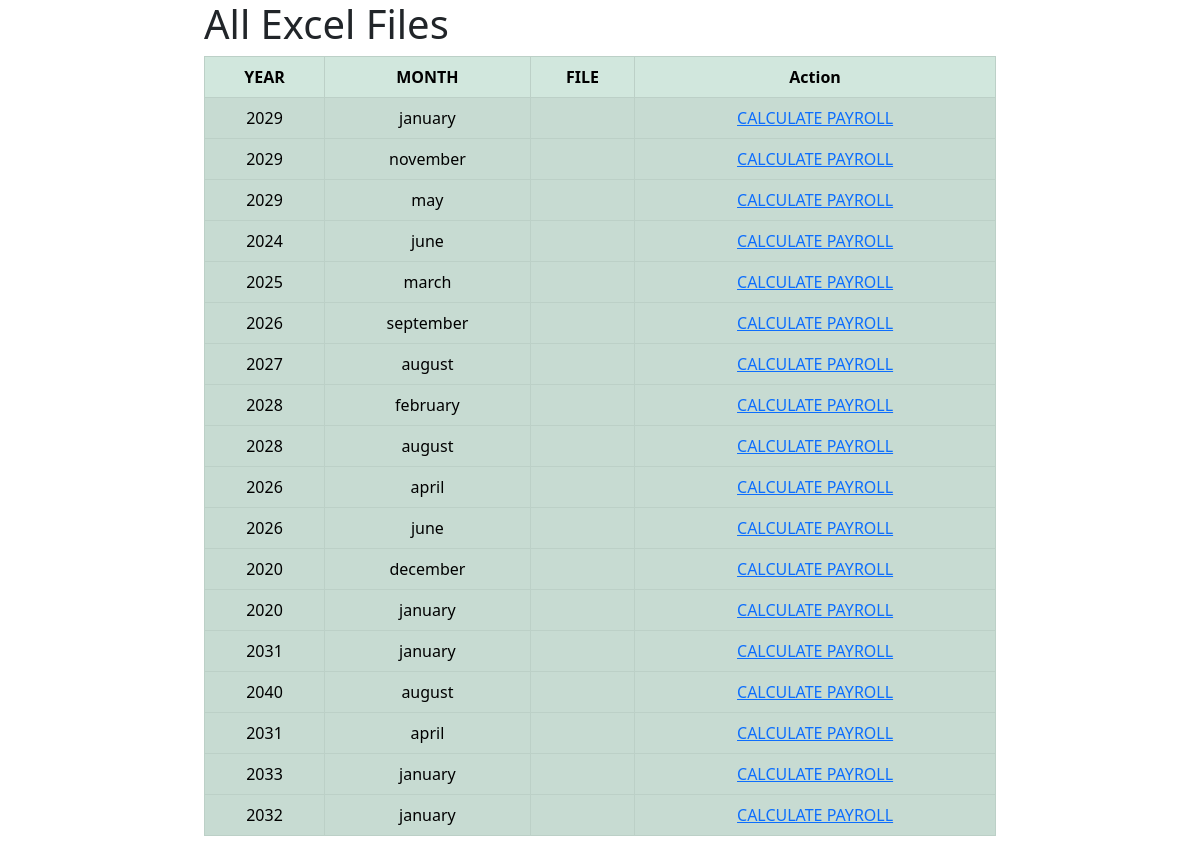
The page /admin/show_files.php (signed in) on the database its author committed.
### tables this page shows
CREATE TABLE `payroll` (
  `id` int(200) NOT NULL,
  `month` text NOT NULL,
  `year` text NOT NULL
);

### admin/show_files.php (the view, shortened to what this page needs)
<?php
   include 'check_login.php';
   $result_table="";
    $sql = "SELECT * FROM payroll";
    $result = mysqli_query($link , $sql);
    if(mysqli_num_rows($result)>0){
      $result_table.= '
      <table class="table table-striped table-bordered table-hover table-success text-center">
      <thead>
            <tr>
                <th>YEAR</th>
                <th>MONTH</th>
                <th>FILE</th>
                <th>Action</th>
            </tr>
           </thead>';
      while($row = mysqli_fetch_array($result)){
          $result_table .= '<tbody>
          <tr>
           <td>'.$row['year'].'</td>
           <td>'.$row['month'].'</td>
           <td>'.$row['payroll_file'].'</td>
           <td><a href="calculate_payroll.php?file_name='.$row['payroll_file'].'">CALCULATE PAYROLL</a></td>
          </tr>
          </tbody>';
      }
      $result_table .= '</table>';
  }
  else{
    $result_table = '<div class="alert alert-danger ">No record found</div>';
  }
?>
<!DOCTYPE html>
<html lang="en">
<head>
    <link rel="stylesheet" href="https://cdn.jsdelivr.net/npm/bootstrap@5.3.0-alpha1/dist/css/bootstrap.min.css">
</head>
<body>
<div class="row">
      <div class="col-lg-2">
      </div>
       <div class="col-lg-8">
           <h1>All Excel Files</h1>
           <?php echo $result_table; ?>
       </div>
  </div>
</body>
</html>

### rows shown on the page
payroll: year "2029", month "january"
payroll: year "2029", month "november"
payroll: year "2029", month "may"
payroll: year "2024", month "june"
payroll: year "2025", month "march"
payroll: year "2026", month "september"
payroll: year "2027", month "august"
payroll: year "2028", month "february"
payroll: year "2028", month "august"
payroll: year "2026", month "april"
payroll: year "2026", month "june"
payroll: year "2020", month "december"
payroll: year "2020", month "january"
payroll: year "2031", month "january"
payroll: year "2040", month "august"
payroll: year "2031", month "april"
payroll: year "2033", month "january"
payroll: year "2032", month "january"
